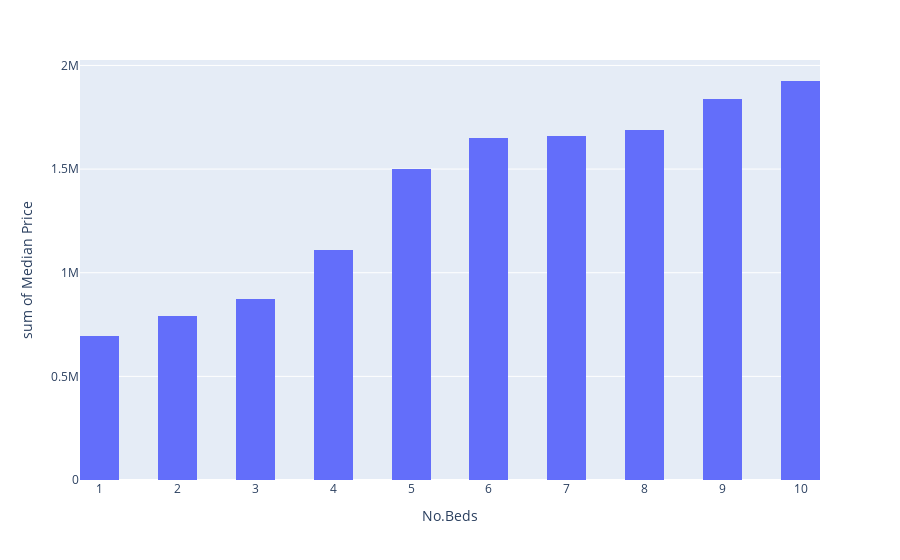

Here is the notebook cell this chart was saved with:
### Code cell
fig = px.histogram(bed_df, x='No.Beds', y = 'Median Price', nbins=20)
fig.show()

### Figure 1 — Plotly figure (JSON) as saved in the notebook; plotly's stock layout.template omitted (floating-point values rounded to 4 significant figures)
{"data": [{"alignmentgroup": "True", "bingroup": "x", "histfunc": "sum", "hovertemplate": "No.Beds=%{x}<br>sum of Median Price=%{y}<extra></extra>", "legendgroup": "", "marker": {"color": "#636efa", "pattern": {"shape": ""}}, "name": "", "nbinsx": 20, "offsetgroup": "", "orientation": "v", "showlegend": false, "type": "histogram", "x": [1, 2, 3, 4, 5, 6, 7, 8, 9, 10], "xaxis": "x", "y": [695000, 792000, 875000, 1110000, 1500000, 1649000, 1658500, 1686500, 1840000, 1925000], "yaxis": "y"}], "layout": {"barmode": "relative", "legend": {"tracegroupgap": 0}, "margin": {"t": 60}, "xaxis": {"anchor": "y", "domain": [0, 1], "title": {"text": "No.Beds"}}, "yaxis": {"anchor": "x", "domain": [0, 1], "title": {"text": "sum of Median Price"}}}}
